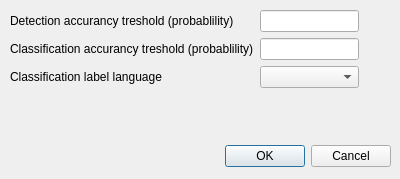
<?xml version="1.0" encoding="UTF-8"?>
<ui version="4.0">
 <class>DialogConfigureAi</class>
 <widget class="QDialog" name="DialogConfigureAi">
  <property name="geometry">
   <rect>
    <x>0</x>
    <y>0</y>
    <width>400</width>
    <height>179</height>
   </rect>
  </property>
  <property name="windowTitle">
   <string>Configure Ai model</string>
  </property>
  <widget class="QDialogButtonBox" name="buttonBox">
   <property name="geometry">
    <rect>
     <x>10</x>
     <y>140</y>
     <width>381</width>
     <height>32</height>
    </rect>
   </property>
   <property name="orientation">
    <enum>Qt::Orientation::Horizontal</enum>
   </property>
   <property name="standardButtons">
    <set>QDialogButtonBox::StandardButton::Cancel|QDialogButtonBox::StandardButton::Ok</set>
   </property>
  </widget>
  <widget class="QWidget" name="gridLayoutWidget">
   <property name="geometry">
    <rect>
     <x>10</x>
     <y>10</y>
     <width>381</width>
     <height>101</height>
    </rect>
   </property>
   <layout class="QGridLayout" name="gridLayout">
    <item row="0" column="1">
     <widget class="QLineEdit" name="lineEdit_detectionTreshold">
      <property name="toolTip">
       <string>Min detection probability to trigger notification.</string>
      </property>
     </widget>
    </item>
    <item row="3" column="0">
     <spacer name="verticalSpacer">
      <property name="orientation">
       <enum>Qt::Orientation::Vertical</enum>
      </property>
      <property name="sizeHint" stdset="0">
       <size>
        <width>20</width>
        <height>40</height>
       </size>
      </property>
     </spacer>
    </item>
    <item row="0" column="0">
     <widget class="QLabel" name="label_detectionTreshold">
      <property name="toolTip">
       <string>Min detection probability to trigger notification.</string>
      </property>
      <property name="text">
       <string>Detection accurancy treshold (probablility)</string>
      </property>
     </widget>
    </item>
    <item row="1" column="1">
     <widget class="QLineEdit" name="lineEdit_classificationTreshold">
      <property name="toolTip">
       <string>Min classification probability to trigger notification.</string>
      </property>
     </widget>
    </item>
    <item row="0" column="2">
     <spacer name="horizontalSpacer">
      <property name="orientation">
       <enum>Qt::Orientation::Horizontal</enum>
      </property>
      <property name="sizeHint" stdset="0">
       <size>
        <width>40</width>
        <height>20</height>
       </size>
      </property>
     </spacer>
    </item>
    <item row="1" column="0">
     <widget class="QLabel" name="label_classificationTreshold">
      <property name="toolTip">
       <string>Min classification probability to trigger notification.</string>
      </property>
      <property name="text">
       <string>Classification accurancy treshold (probablility)</string>
      </property>
     </widget>
    </item>
    <item row="2" column="0">
     <widget class="QLabel" name="label">
      <property name="text">
       <string>Classification label language</string>
      </property>
     </widget>
    </item>
    <item row="2" column="1">
     <widget class="QComboBox" name="comboBox_class_lang"/>
    </item>
   </layout>
  </widget>
  <widget class="QLabel" name="label_errorMEssage">
   <property name="geometry">
    <rect>
     <x>8</x>
     <y>120</y>
     <width>381</width>
     <height>20</height>
    </rect>
   </property>
   <property name="text">
    <string/>
   </property>
  </widget>
 </widget>
 <resources/>
 <connections>
  <connection>
   <sender>buttonBox</sender>
   <signal>accepted()</signal>
   <receiver>DialogConfigureAi</receiver>
   <slot>accept()</slot>
   <hints>
    <hint type="sourcelabel">
     <x>248</x>
     <y>254</y>
    </hint>
    <hint type="destinationlabel">
     <x>157</x>
     <y>274</y>
    </hint>
   </hints>
  </connection>
  <connection>
   <sender>buttonBox</sender>
   <signal>rejected()</signal>
   <receiver>DialogConfigureAi</receiver>
   <slot>reject()</slot>
   <hints>
    <hint type="sourcelabel">
     <x>316</x>
     <y>260</y>
    </hint>
    <hint type="destinationlabel">
     <x>286</x>
     <y>274</y>
    </hint>
   </hints>
  </connection>
 </connections>
</ui>
